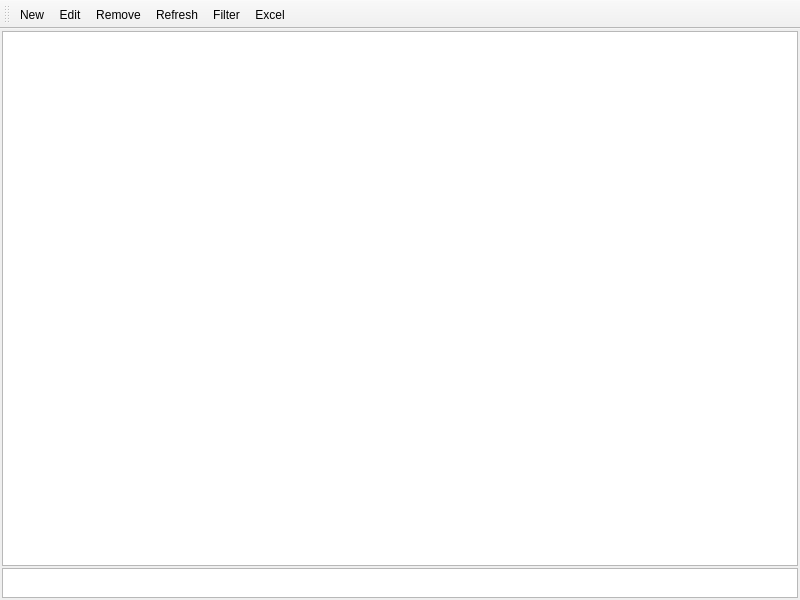
<?xml version="1.0" encoding="UTF-8"?>
<ui version="4.0">
 <class>SC_Grid</class>
 <widget class="QMainWindow" name="SC_Grid">
  <property name="geometry">
   <rect>
    <x>0</x>
    <y>0</y>
    <width>800</width>
    <height>600</height>
   </rect>
  </property>
  <property name="windowTitle">
   <string>MainWindow</string>
  </property>
  <widget class="QWidget" name="centralwidget">
   <layout class="QVBoxLayout" name="verticalLayout">
    <property name="spacing">
     <number>2</number>
    </property>
    <property name="leftMargin">
     <number>2</number>
    </property>
    <property name="topMargin">
     <number>2</number>
    </property>
    <property name="rightMargin">
     <number>2</number>
    </property>
    <property name="bottomMargin">
     <number>2</number>
    </property>
    <item>
     <widget class="SC_TableWidget" name="tblData"/>
    </item>
    <item>
     <widget class="QTableWidget" name="tblTotal">
      <property name="maximumSize">
       <size>
        <width>16777215</width>
        <height>30</height>
       </size>
      </property>
      <property name="editTriggers">
       <set>QAbstractItemView::NoEditTriggers</set>
      </property>
      <property name="selectionMode">
       <enum>QAbstractItemView::NoSelection</enum>
      </property>
      <attribute name="horizontalHeaderVisible">
       <bool>false</bool>
      </attribute>
      <attribute name="horizontalHeaderHighlightSections">
       <bool>false</bool>
      </attribute>
     </widget>
    </item>
   </layout>
  </widget>
  <widget class="QToolBar" name="toolBar">
   <property name="windowTitle">
    <string>toolBar</string>
   </property>
   <attribute name="toolBarArea">
    <enum>TopToolBarArea</enum>
   </attribute>
   <attribute name="toolBarBreak">
    <bool>false</bool>
   </attribute>
   <addaction name="actionNew"/>
   <addaction name="actionEdit"/>
   <addaction name="actionRemove"/>
   <addaction name="actionRefresh"/>
   <addaction name="actionFilter"/>
   <addaction name="actionExcel"/>
  </widget>
  <action name="actionNew">
   <property name="icon">
    <iconset resource="res.qrc">
     <normaloff>:/img/new.png</normaloff>:/img/new.png</iconset>
   </property>
   <property name="text">
    <string>New</string>
   </property>
   <property name="shortcut">
    <string>F1</string>
   </property>
  </action>
  <action name="actionEdit">
   <property name="icon">
    <iconset resource="res.qrc">
     <normaloff>:/img/edit.png</normaloff>:/img/edit.png</iconset>
   </property>
   <property name="text">
    <string>Edit</string>
   </property>
  </action>
  <action name="actionFilter">
   <property name="icon">
    <iconset resource="res.qrc">
     <normaloff>:/img/filter.png</normaloff>:/img/filter.png</iconset>
   </property>
   <property name="text">
    <string>Filter</string>
   </property>
  </action>
  <action name="actionRemove">
   <property name="icon">
    <iconset resource="res.qrc">
     <normaloff>:/img/trash.PNG</normaloff>:/img/trash.PNG</iconset>
   </property>
   <property name="text">
    <string>Remove</string>
   </property>
  </action>
  <action name="actionRefresh">
   <property name="icon">
    <iconset resource="res.qrc">
     <normaloff>:/img/refresh.png</normaloff>:/img/refresh.png</iconset>
   </property>
   <property name="text">
    <string>Refresh</string>
   </property>
  </action>
  <action name="actionExcel">
   <property name="icon">
    <iconset resource="res.qrc">
     <normaloff>:/img/excel.png</normaloff>:/img/excel.png</iconset>
   </property>
   <property name="text">
    <string>Excel</string>
   </property>
  </action>
 </widget>
 <customwidgets>
  <customwidget>
   <class>SC_TableWidget</class>
   <extends>QTableWidget</extends>
   <header location="global">sc_tablewidget.h</header>
  </customwidget>
 </customwidgets>
 <resources>
  <include location="res.qrc"/>
 </resources>
 <connections/>
</ui>
